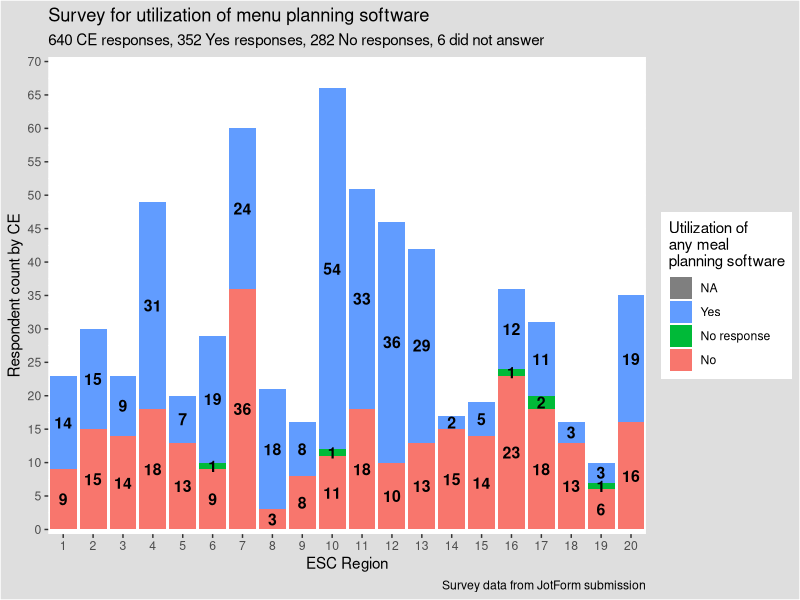

Write R code to recreate this figure.
library(tidyverse)
library(openxlsx)
library(here)

survey_data <- read.xlsx("survey_data2.xlsx", sheet = 1, colNames = TRUE, na.strings = TRUE)


names(survey_data)[1] = "CEName"
names(survey_data)[2] = "CEID"
names(survey_data)[3] = "ESC_Region"
names(survey_data)[4] = "Do_you_use_menu_planning_software"

####adding case when column

survey_data <- survey_data %>% 
  mutate(enrollment_size = case_when(Enrollment < 501 ~ "<500",
                                     Enrollment > 500 & Enrollment < 1001 ~ "501 to 1,000",
                                     Enrollment > 1000 & Enrollment < 2501 ~ "1,001 to 2,500",
                                     Enrollment > 2500 & Enrollment < 5001 ~ "2,501 to 5,000",
                                     Enrollment > 5000 & Enrollment < 10000 ~ "5,001 to 10,000",
                                     Enrollment > 10000 ~ "> 10,000"))
summary <- survey_data %>%
  filter(enrollment_size == "501 to 1,000",
         ESC_Region == 20,
         Do_you_use_menu_planning_software == "No")



  ###Create a new table for Chart###
survey_data1 <- survey_data%>%
  group_by(ESC_Region) %>% 
  count(ESC_Region, Do_you_use_menu_planning_software) %>%
  mutate(pct = n/sum(n))

### 1227 Total CEs



###Stacked Bar Chart
p <- ggplot(survey_data1, aes(ESC_Region, n, fill = Do_you_use_menu_planning_software)) +
  geom_col(position = position_stack(reverse = TRUE)) + 
  guides(fill = guide_legend(reverse = TRUE)) +

  geom_text(aes(label = n),
            position = position_stack(reverse = TRUE, vjust = .5), size = 4, fontface = "bold") +
  scale_x_continuous(expand = c(0,0), limits = c(0.5,20.5), breaks = 1:20) +
  scale_y_continuous(expand = c(0,0.7), limits = c(0,70), breaks = c(0,5,10,15,20,25,30,35,40,45,50,55,60,65,70)) +
  theme(plot.background = element_rect(fill = "grey87"),
        panel.background = element_rect(fill = "white"),
        panel.grid.minor.x = element_blank(),
        panel.grid.major.x = element_blank()) + 
  scale_fill_discrete(name = "Utilization of \nany meal\nplanning software") +
  labs(title = "Survey for utilization of menu planning software",
       subtitle = "640 CE responses, 352 Yes responses, 282 No responses, 6 did not answer",
       x = "ESC Region",
       y = "Respondent count by CE",
       caption = "Survey data from JotForm submission")

p

####
